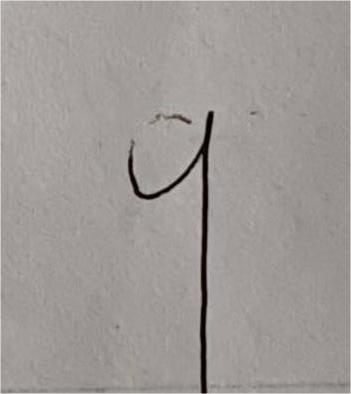
#> input picture model/LeNet/m/9.jpg, 351 x 394 px
$ python -i getShapeVideo2.py   (imports and definitions only)
#> lines starting #> are read from the running program, lines starting #| are printed output that depends on the picture; after the words box and inside, x2 and y2 are one past the last pixel; in counts of white or black regions, pixels touching at a corner belong together
#> in predict_and_classify_silent, img is the input picture: shape (394, 351, 3); mean B, G, R 150.8, 153.8, 158.8
#| 原图通道数：3
import cv2
import numpy as np
from ultralytics import YOLO
import os
import argparse

# 1. 加载你训练好的模型
current_script_dir = os.path.dirname(os.path.abspath(__file__))
model_path = os.path.join(current_script_dir, "gsv2.pt")
# [1 line that did not run here, left out]

def classify_number_logic(label_id):
    digit = int(label_id)
    if digit == 0:
        return "零"
    elif digit % 2 == 0:
        return "偶"
    else:
        return "奇"

def preprocess_image(img):
    """
    【Linux 适配最终版】
    输入：原本是黑字（深色字）
    输出：黑底白字（模型要求的格式）
    逻辑：使用 OTSU 自动寻找阈值 + 颜色反转
    """
    # 1. 转为灰度图
    gray = cv2.cvtColor(img, cv2.COLOR_BGR2GRAY)

    # 2. 高斯模糊 (关键)
    # 这一步是为了去除噪点，防止 OTSU 计算的阈值受干扰
    # (5, 5) 是模糊核，必须是奇数
    blurred = cv2.GaussianBlur(gray, (5, 5), 0)

    # 3. OTSU 二值化 + 颜色反转 (核心)
    # threshold 设为 0，因为用了 THRESH_OTSU，OpenCV 会自动找最佳值覆盖掉它
    # THRESH_BINARY_INV 作用：
    #   - 图像中"暗"的像素（你的黑色数字） -> 变白 (255)
    #   - 图像中"亮"的像素（你的背景）     -> 变黑 (0)
    ret, binary_img = cv2.threshold(blurred, 0, 255, cv2.THRESH_BINARY_INV + cv2.THRESH_OTSU)
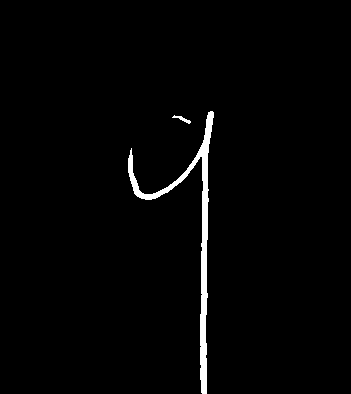
#> binary_img: shape (394, 351); 1.8% white; 2 white regions, box (x1, y1, x2, y2) and area: (128, 111, 214, 394) 2398, (172, 115, 191, 124) 56
#> ret = 100

    # 打印一下自动计算出的阈值，方便你调试观察
    print(f"【调试】OTSU 自动计算的阈值为: {ret}")
#| 【调试】OTSU 自动计算的阈值为: 100.0

    # 4. 形态学膨胀 (可选，建议保留)
    # 因为二值化后数字可能会变细，膨胀可以让字变粗，利于 YOLO 识别
    # 如果你的数字本身就很粗，可以把 iterations 改为 0 或者注释掉
    kernel = np.ones((3, 3), np.uint8)
    dilated_img = cv2.dilate(binary_img, kernel, iterations=1)
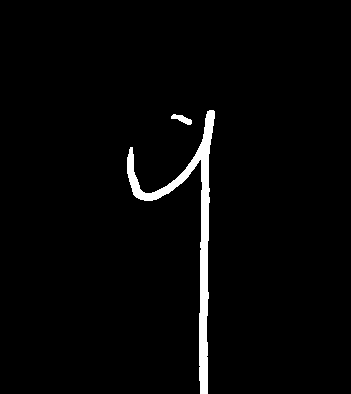
#> dilated_img: shape (394, 351); 2.5% white; 2 white regions, box (x1, y1, x2, y2) and area: (127, 110, 215, 394) 3333, (171, 114, 192, 125) 116

    # 5. 强制转为 3通道 BGR (YOLO 格式要求)
    preprocessed_img = cv2.cvtColor(dilated_img, cv2.COLOR_GRAY2BGR)

    return preprocessed_img

def predict_and_classify_silent(image_path):
    try:
        # 读取图片（支持中文路径）
        image_bytes = np.fromfile(image_path, dtype=np.uint8)
        img = cv2.imdecode(image_bytes, cv2.IMREAD_COLOR)
        if img is None:
            print(f"无法读取图像: {image_path}")
            return None, None, None
        print(f"原图通道数：{img.shape[-1]}")  # 应该输出3
    except Exception as e:
        print(f"读取文件错误: {e}")
        return None, None, None

    # --- 图片预处理 ---
    print("正在进行图片预处理...")
    preprocessed_img = preprocess_image(img)

    # 额外验证：确保预处理后是3通道
    if len(preprocessed_img.shape) != 3 or preprocessed_img.shape[-1] != 3:
        print("警告：预处理后图像不是3通道！正在强制转换...")
        # 强制转换为3通道（双重保险）
        preprocessed_img = cv2.cvtColor(preprocessed_img, cv2.COLOR_GRAY2BGR)

    # --- 模型推理 ---
    print("正在进行模型推理...")
#> (the run stopped early here; a loop or call above may not have finished)

$ run again, on model/LeNet/m/1.png
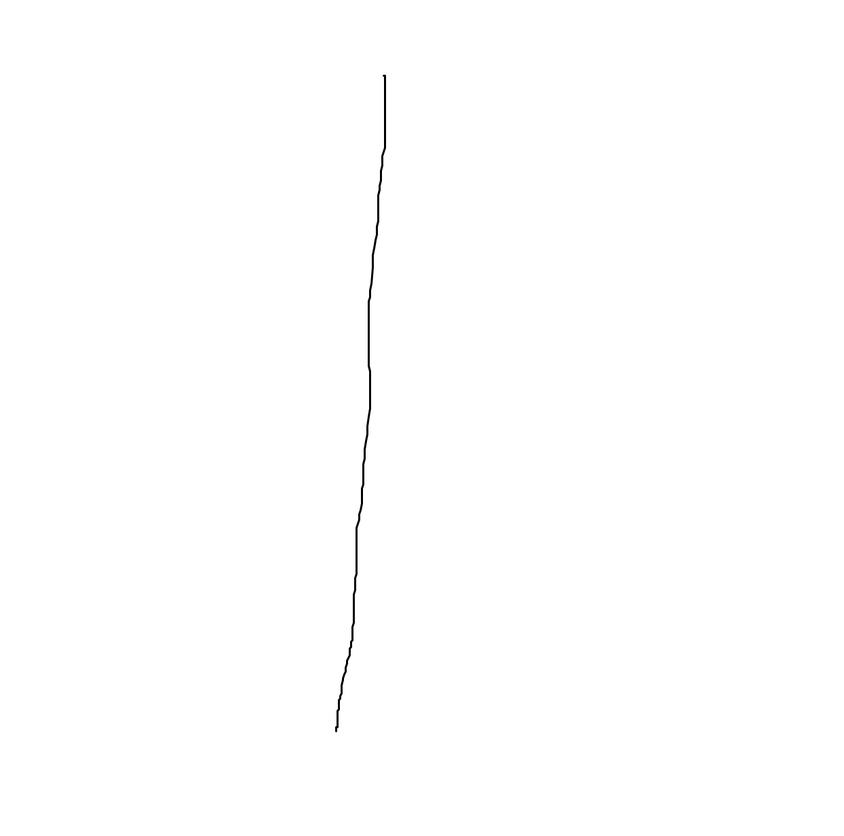
#> input picture model/LeNet/m/1.png, 844 x 836 px, shrunk from 1244 x 1232 before the run
#> in predict_and_classify_silent, img is the input picture: shape (836, 844, 3); min 0, max 255, mean 254.5
#| 原图通道数：3
#> in preprocess_image, `ret, binary_img = cv2.threshold(blurred, 0, 255, cv2.THRESH_BINARY_INV..`:
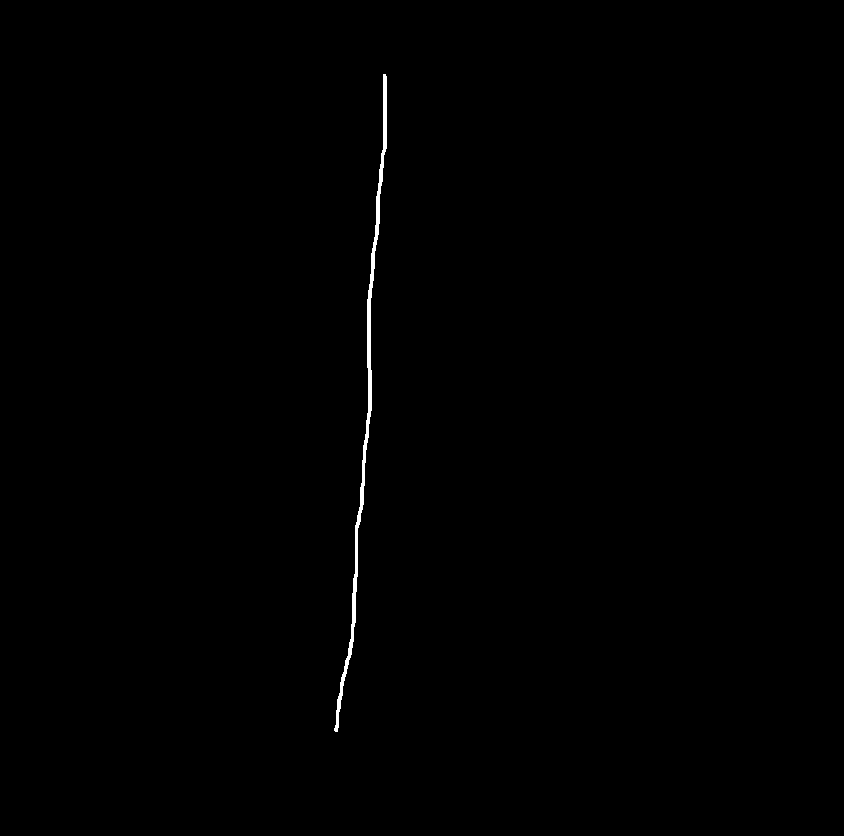
#> binary_img: shape (836, 844); 0.35% white; 1 white region, box (x1, y1, x2, y2) and area: (334, 74, 387, 732) 2444
#> ret = 193
#| 【调试】OTSU 自动计算的阈值为: 193.0
#> in preprocess_image, `dilated_img = cv2.dilate(binary_img, kernel, iterations=1)`:
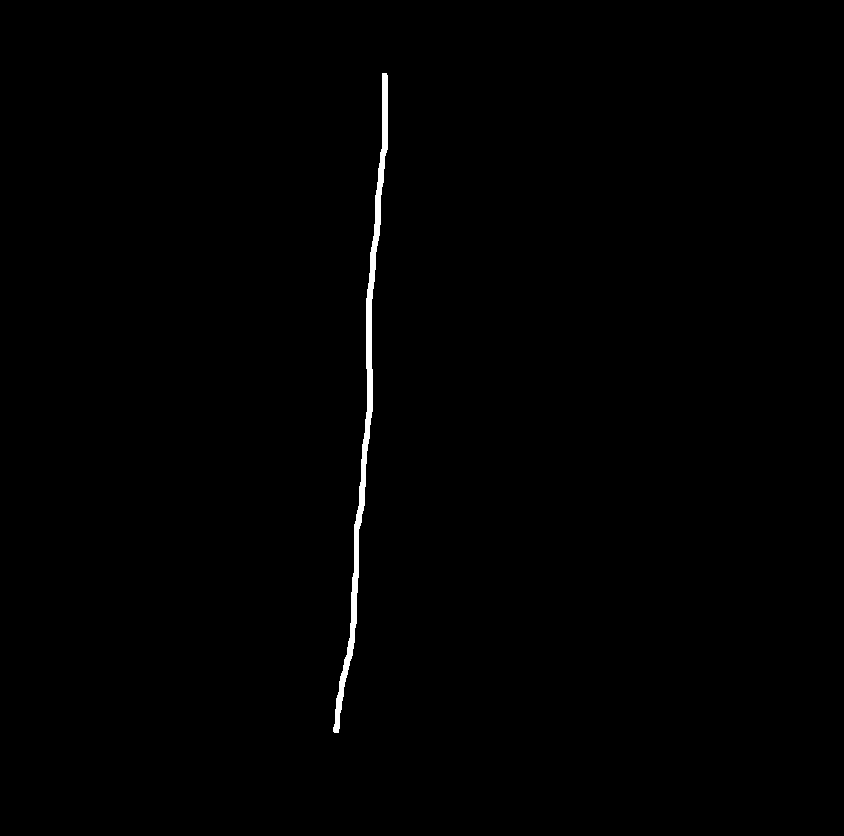
#> dilated_img: shape (836, 844); 0.55% white; 1 white region, box (x1, y1, x2, y2) and area: (333, 73, 388, 733) 3874

$ run again, on model/LeNet/m/3.png
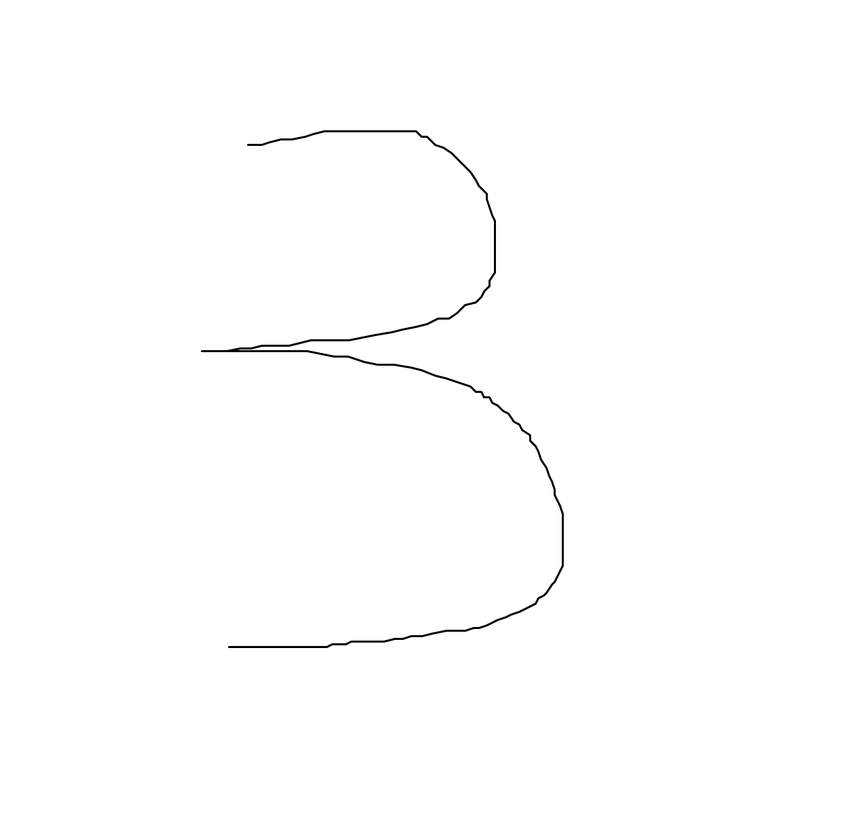
#> input picture model/LeNet/m/3.png, 844 x 836 px, shrunk from 1244 x 1232 before the run
#> in predict_and_classify_silent, img is the input picture: shape (836, 844, 3); min 0, max 255, mean 253.9
#| 原图通道数：3
#> in preprocess_image, `ret, binary_img = cv2.threshold(blurred, 0, 255, cv2.THRESH_BINARY_INV..`:
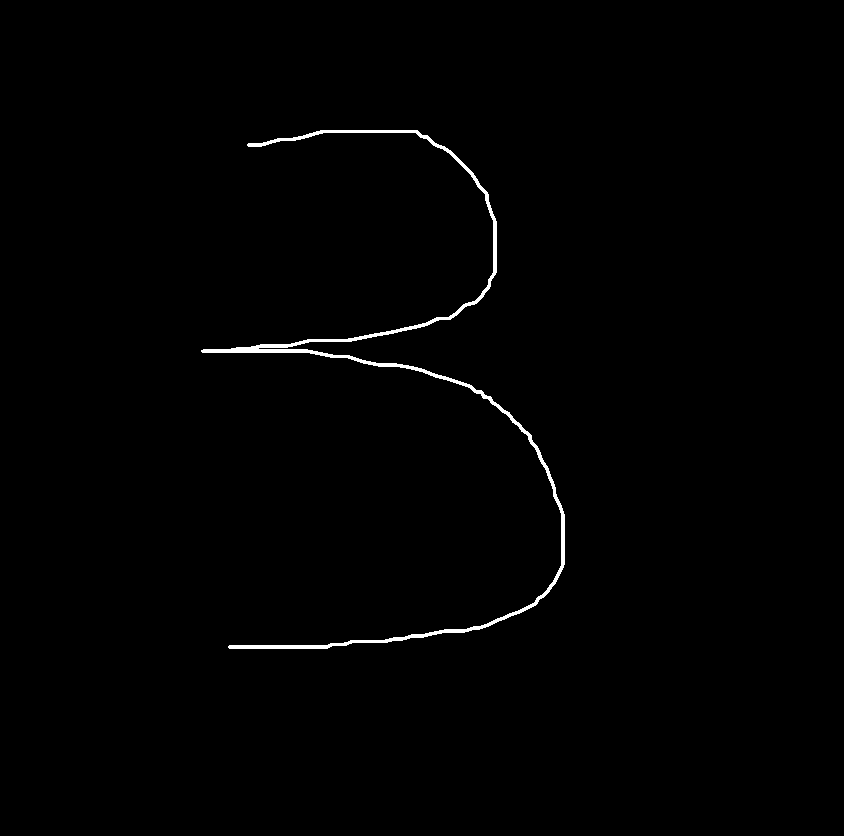
#> binary_img: shape (836, 844); 0.75% white; 1 white region, box (x1, y1, x2, y2) and area: (201, 130, 565, 649) 5321
#> ret = 192
#| 【调试】OTSU 自动计算的阈值为: 192.0
#> in preprocess_image, `dilated_img = cv2.dilate(binary_img, kernel, iterations=1)`:
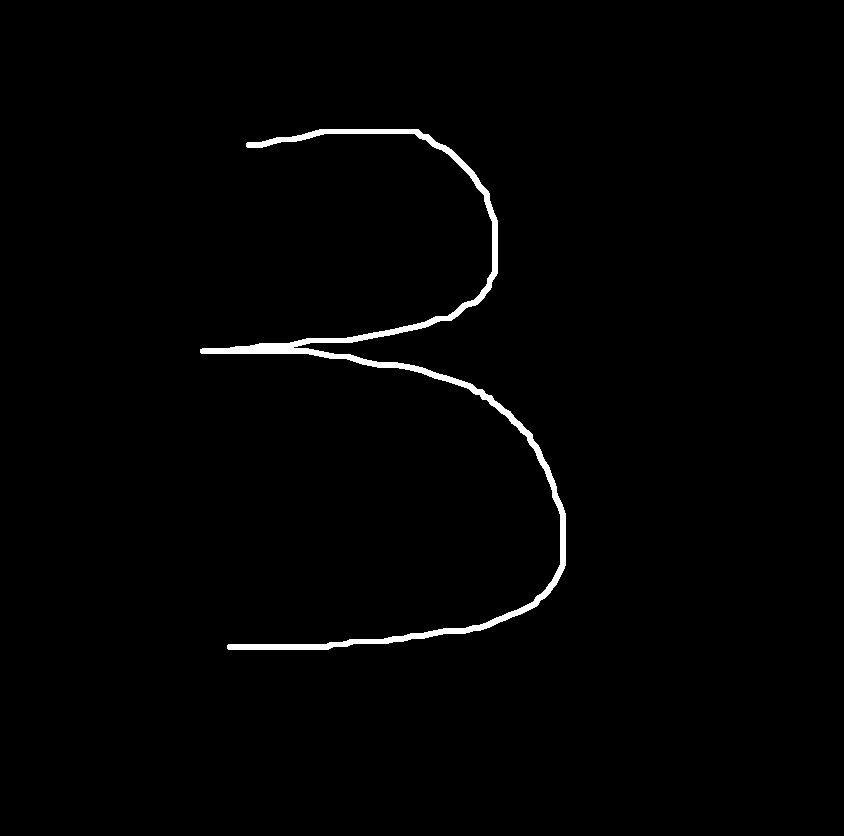
#> dilated_img: shape (836, 844); 1.2% white; 1 white region, box (x1, y1, x2, y2) and area: (200, 129, 566, 650) 8724

$ run again, on model/LeNet/m/33.png
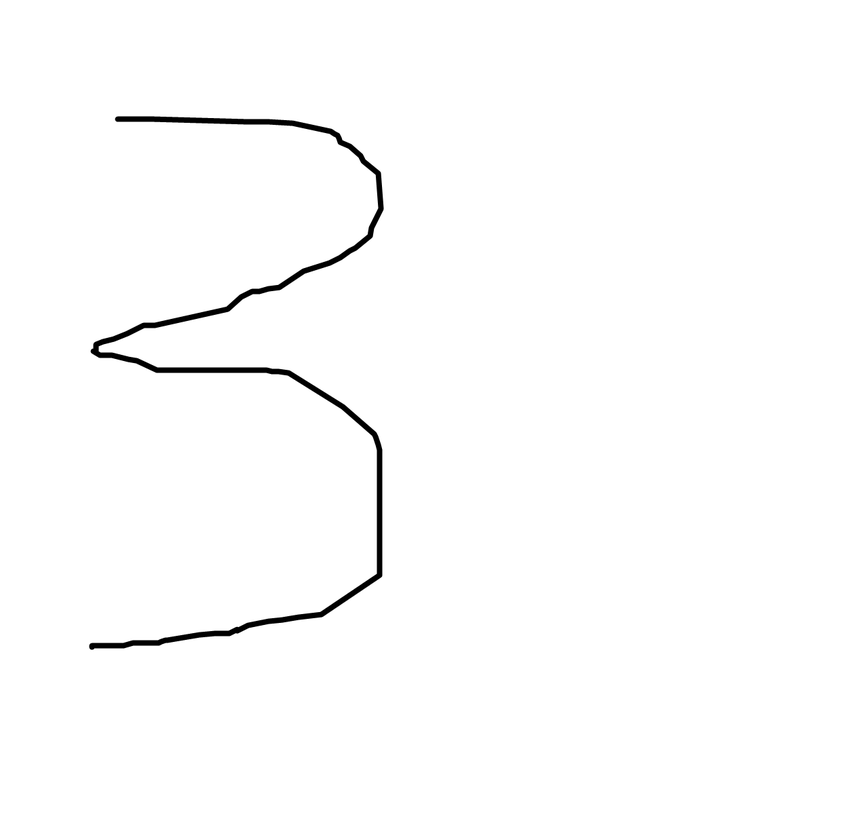
#> input picture model/LeNet/m/33.png, 844 x 836 px, shrunk from 1244 x 1232 before the run
#> in predict_and_classify_silent, img is the input picture: shape (836, 844, 3); min 0, max 255, mean 252.2
#| 原图通道数：3
#> in preprocess_image, `ret, binary_img = cv2.threshold(blurred, 0, 255, cv2.THRESH_BINARY_INV..`:
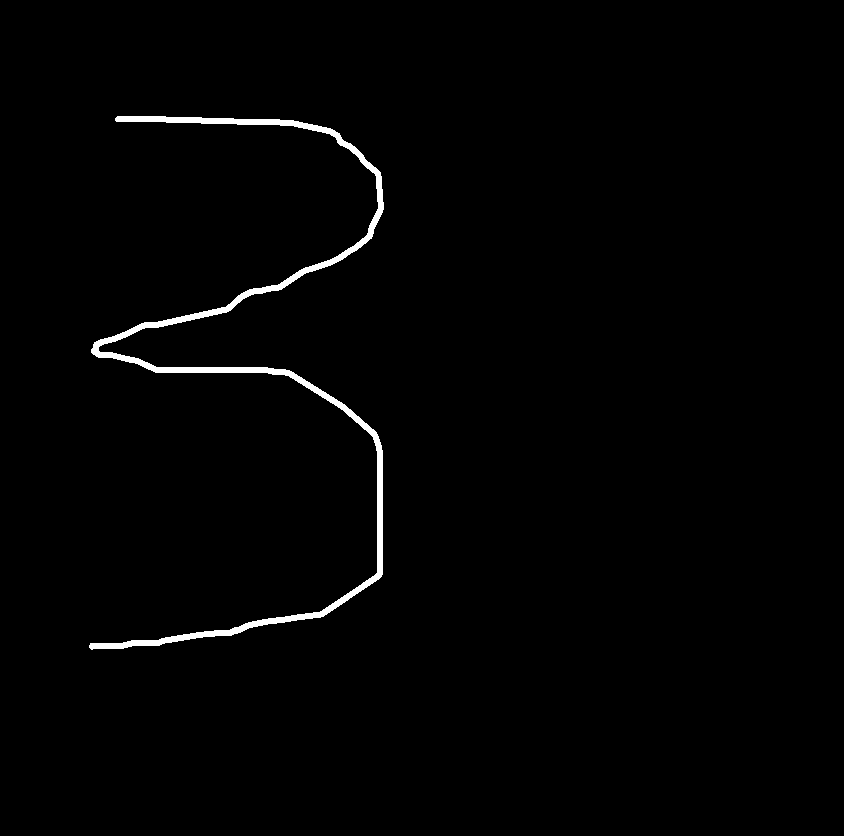
#> binary_img: shape (836, 844); 1.2% white; 1 white region, box (x1, y1, x2, y2) and area: (89, 116, 384, 650) 8429
#> ret = 152
#| 【调试】OTSU 自动计算的阈值为: 152.0
#> in preprocess_image, `dilated_img = cv2.dilate(binary_img, kernel, iterations=1)`:
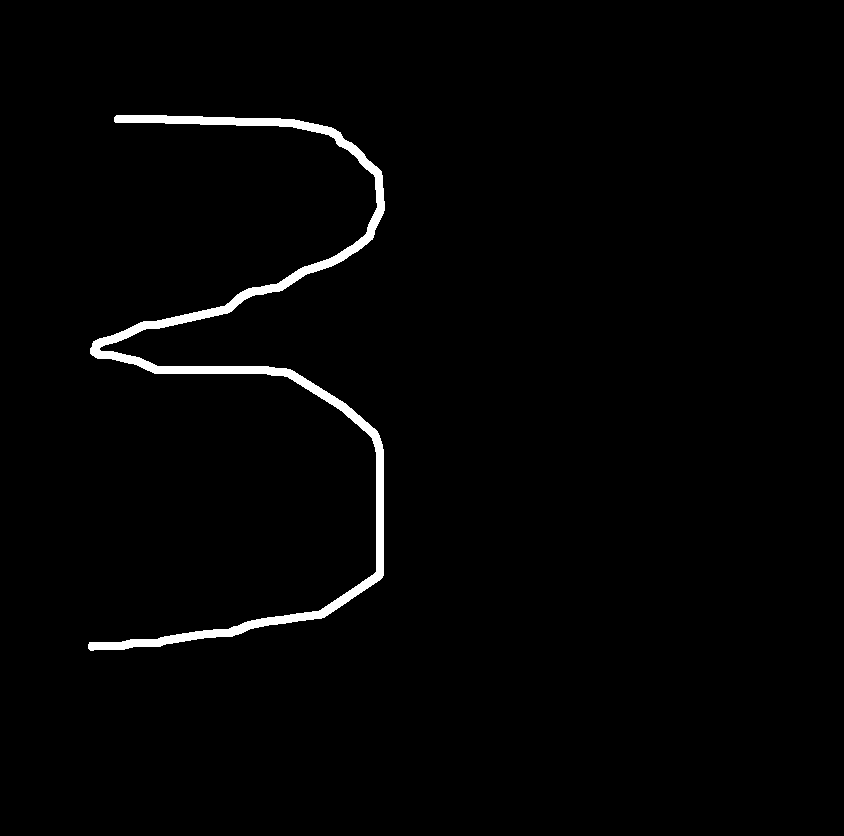
#> dilated_img: shape (836, 844); 1.7% white; 1 white region, box (x1, y1, x2, y2) and area: (88, 115, 385, 651) 11757
